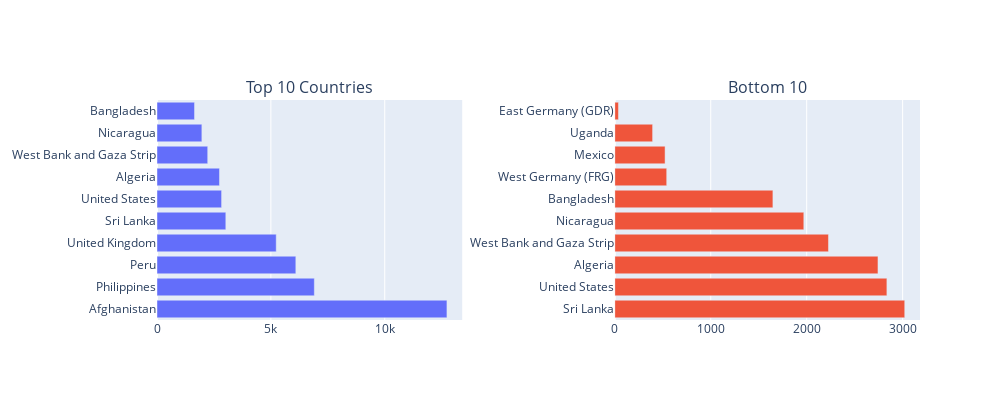

Notebook source saved alongside this figure:
### Markdown cell above
### 3.1.1 Bar Chart - Top / Bottom u Countries

### Code cell
df_top_u_countries = df["country_txt"].value_counts().head(u)
df_bottom_u_countries = df["country_txt"].value_counts().tail(u)

fig = make_subplots(rows=1, cols=2, subplot_titles=("Top 10 Countries", "Bottom 10"), horizontal_spacing=0.2)

fig.add_trace(
    go.Bar(
        x=df_top_u_countries.values,
        y=df_top_u_countries.index,
        orientation="h",
    ),
    row=1, col=1
)
fig.add_trace(
    go.Bar(
        x=df_bottom_u_countries.values,
        y=df_bottom_u_countries.index,
        orientation='h'
    ),
    row=1, col=2
)
fig.update_layout(
    height=400, 
    width=1000,
    showlegend=False
)
fig.show()

### Figure 1 — Plotly figure (JSON) as saved in the notebook; plotly's stock layout.template omitted (floating-point values rounded to 4 significant figures)
{"data": [{"orientation": "h", "type": "bar", "x": [12731, 6908, 6096, 5235, 3022, 2836, 2743, 2227, 1970, 1648], "xaxis": "x", "y": ["Afghanistan", "Philippines", "Peru", "United Kingdom", "Sri Lanka", "United States", "Algeria", "West Bank and Gaza Strip", "Nicaragua", "Bangladesh"], "yaxis": "y"}, {"orientation": "h", "type": "bar", "x": [3022, 2836, 2743, 2227, 1970, 1648, 541, 524, 394, 38], "xaxis": "x2", "y": ["Sri Lanka", "United States", "Algeria", "West Bank and Gaza Strip", "Nicaragua", "Bangladesh", "West Germany (FRG)", "Mexico", "Uganda", "East Germany (GDR)"], "yaxis": "y2"}], "layout": {"annotations": [{"font": {"size": 16}, "showarrow": false, "text": "Top 10 Countries", "x": 0.2, "xanchor": "center", "xref": "paper", "y": 1, "yanchor": "bottom", "yref": "paper"}, {"font": {"size": 16}, "showarrow": false, "text": "Bottom 10", "x": 0.8, "xanchor": "center", "xref": "paper", "y": 1, "yanchor": "bottom", "yref": "paper"}], "height": 400, "showlegend": false, "width": 1000, "xaxis": {"anchor": "y", "domain": [0, 0.4]}, "xaxis2": {"anchor": "y2", "domain": [0.6, 1]}, "yaxis": {"anchor": "x", "domain": [0, 1]}, "yaxis2": {"anchor": "x2", "domain": [0, 1]}}}
